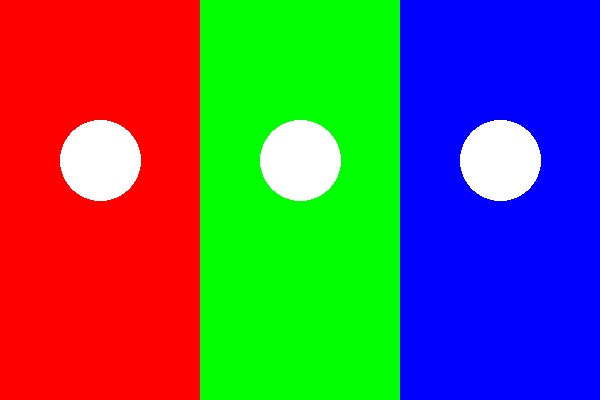
#> input picture Assignment-2-Lab-1/sample.jpg, 600 x 400 px
$ python lab4.py
#> lines starting #> are read from the running program, lines starting #| are printed output that depends on the picture
import numpy as np
import matplotlib.pyplot as plt
from PIL import Image

# Load the image
image = Image.open("sample.jpg").convert("RGB")
#> image is the input picture: PIL image 600x400 RGB; mean R, G, B 95.6, 95.9, 95.8

# Convert image to NumPy array
img = np.array(image)

# Downsampling factor
N = 8

# Downsample the image
downsampled = img[::N, ::N, :]
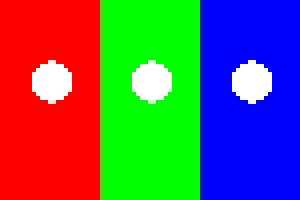
#> downsampled: shape (50, 75, 3) (shown 4 times larger); mean R, G, B 96.8, 95.9, 95

# Re-expand the image using np.repeat
expanded = np.repeat(
    np.repeat(downsampled, N, axis=0),
    N,
    axis=1
)
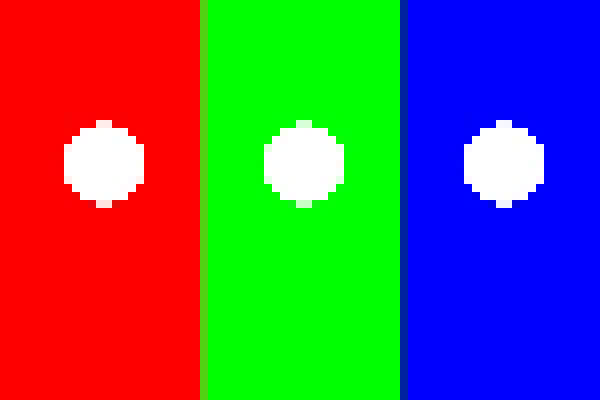
#> expanded: shape (400, 600, 3); mean R, G, B 96.8, 95.9, 95

# Crop expanded image to original dimensions
expanded = expanded[:img.shape[0], :img.shape[1], :]

# Calculate spatial dimension reduction
height_reduction = (1 - downsampled.shape[0] / img.shape[0]) * 100
#> height_reduction = 87.5
width_reduction = (1 - downsampled.shape[1] / img.shape[1]) * 100
#> width_reduction = 87.5

# Calculate memory savings
original_memory = img.nbytes
#> original_memory = 720000
downsampled_memory = downsampled.nbytes
#> downsampled_memory = 11250
memory_savings = (1 - downsampled_memory / original_memory) * 100
#> memory_savings = 98.44

# Print results
print("\n--- DOWNSAMPLING ANALYSIS ---")
print(f"Original Shape       : {img.shape}")
#| Original Shape       : (400, 600, 3)
print(f"Downsampled Shape    : {downsampled.shape}")
#| Downsampled Shape    : (50, 75, 3)
print(f"Re-expanded Shape    : {expanded.shape}")
#| Re-expanded Shape    : (400, 600, 3)

print(f"\nOriginal Memory      : {original_memory:,} bytes")
#| Original Memory      : 720,000 bytes
print(f"Downsampled Memory   : {downsampled_memory:,} bytes")
#| Downsampled Memory   : 11,250 bytes

print(f"\nHeight Reduction     : {height_reduction:.2f}%")
#| Height Reduction     : 87.50%
print(f"Width Reduction      : {width_reduction:.2f}%")
#| Width Reduction      : 87.50%
print(f"Memory Savings       : {memory_savings:.2f}%")
#| Memory Savings       : 98.44%

# Display images
fig, axes = plt.subplots(1, 3, figsize=(15, 5))

axes[0].imshow(img)
axes[0].set_title("Original Image")

axes[1].imshow(downsampled)
axes[1].set_title("Downsampled (N=8)")

axes[2].imshow(expanded)
axes[2].set_title("Re-expanded Image")

# Remove axes
for ax in axes:
    ax.axis("off")

plt.tight_layout()

# Save output
plt.savefig("task4_output.png", dpi=300)
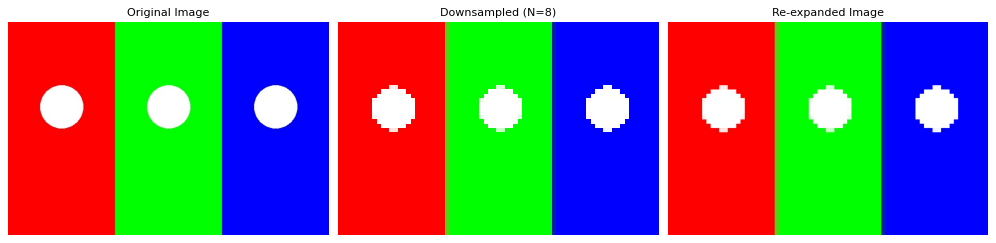
#> figure drawn by matplotlib, 3 panels

print("\nOutput saved as: task4_output.png")

plt.show()
